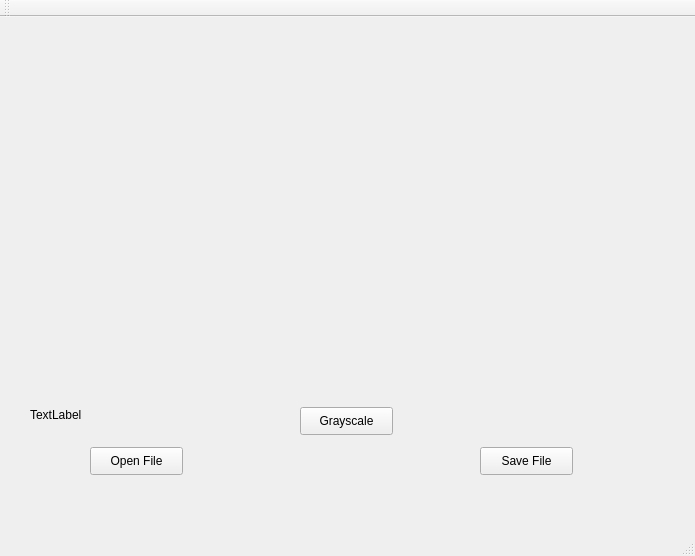
<?xml version="1.0" encoding="UTF-8"?>
<ui version="4.0">
 <class>MainWindow</class>
 <widget class="QMainWindow" name="MainWindow">
  <property name="geometry">
   <rect>
    <x>0</x>
    <y>0</y>
    <width>695</width>
    <height>556</height>
   </rect>
  </property>
  <property name="windowTitle">
   <string>MainWindow</string>
  </property>
  <widget class="QWidget" name="centralWidget">
   <widget class="QPushButton" name="pushButton">
    <property name="geometry">
     <rect>
      <x>90</x>
      <y>430</y>
      <width>93</width>
      <height>28</height>
     </rect>
    </property>
    <property name="text">
     <string>Open File</string>
    </property>
   </widget>
   <widget class="QPushButton" name="pushButton_2">
    <property name="geometry">
     <rect>
      <x>300</x>
      <y>390</y>
      <width>93</width>
      <height>28</height>
     </rect>
    </property>
    <property name="text">
     <string>Grayscale</string>
    </property>
   </widget>
   <widget class="QPushButton" name="pushButton_3">
    <property name="geometry">
     <rect>
      <x>480</x>
      <y>430</y>
      <width>93</width>
      <height>28</height>
     </rect>
    </property>
    <property name="text">
     <string>Save File</string>
    </property>
   </widget>
   <widget class="QLabel" name="label">
    <property name="geometry">
     <rect>
      <x>70</x>
      <y>30</y>
      <width>541</width>
      <height>331</height>
     </rect>
    </property>
    <property name="text">
     <string/>
    </property>
    <property name="alignment">
     <set>Qt::AlignCenter</set>
    </property>
   </widget>
   <widget class="QLabel" name="label_2">
    <property name="geometry">
     <rect>
      <x>30</x>
      <y>390</y>
      <width>251</width>
      <height>16</height>
     </rect>
    </property>
    <property name="text">
     <string>TextLabel</string>
    </property>
   </widget>
  </widget>
  <widget class="QMenuBar" name="menuBar">
   <property name="geometry">
    <rect>
     <x>0</x>
     <y>0</y>
     <width>695</width>
     <height>25</height>
    </rect>
   </property>
  </widget>
  <widget class="QToolBar" name="mainToolBar">
   <attribute name="toolBarArea">
    <enum>TopToolBarArea</enum>
   </attribute>
   <attribute name="toolBarBreak">
    <bool>false</bool>
   </attribute>
  </widget>
  <widget class="QStatusBar" name="statusBar"/>
 </widget>
 <layoutdefault spacing="6" margin="11"/>
 <resources/>
 <connections/>
</ui>
